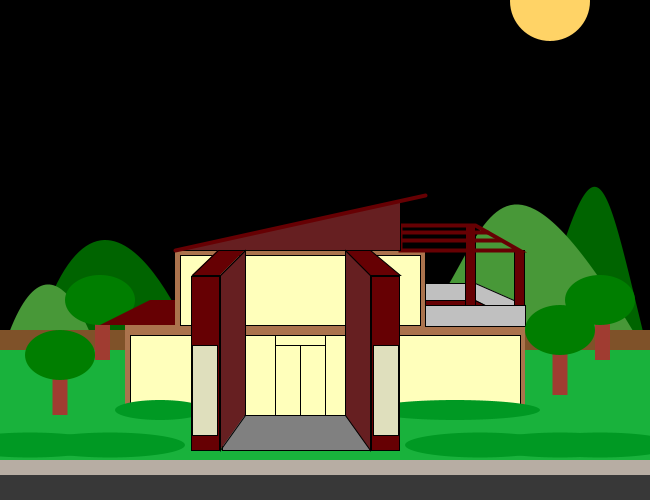
Frame 1 (no input)
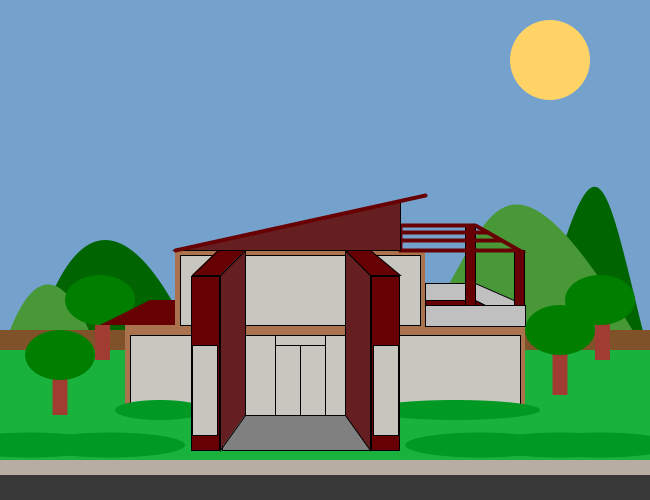
Frame 60 (the mouse pressed at the canvas centre just before this capture)
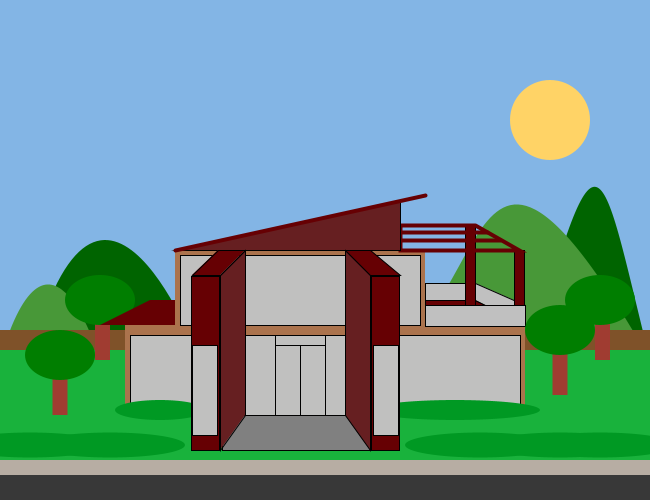
Frame 120 (the mouse held since frame 60 and released just before this capture)

The Processing sketch that drew these frames (run headless with seeded random() and noise(); from frame 60 on, the mouse is pressed at the canvas centre):

// Processing sketch: House_Final
// ── House_Final.pde
//Lauren Owen

int moveX;
float colorAngle = 0.0;

float xRed = 0, xGreen = 0, xBlue = 0;
float yRed = 133, yGreen = 183, yBlue = 232;
float redX = xRed, greenX = xGreen, blueX = xBlue;

float xYellowRed = 255, xYellowGreen = 255, xYellowBlue = 187;
float yWhiteRed = 192, yWhiteGreen = 192, yWhiteBlue = 192;
float yellowRedX = xYellowRed, yellowGreenX = xYellowGreen, yellowBlueX = xYellowBlue;


float speed = .005;

void setup() {
  moveX=0;
  size(650, 500);
  fill(255, 0, (sin(colorAngle+=speed)+1.0)/2.0);
}
void draw() {
  moveX++;
  background(redX, greenX, blueX);
  float sinval1 = sin(colorAngle);
  println(sinval1);
  redX = map(sinval1, -1, 1, xRed, yRed);
  greenX = map(sinval1, -1, 1, xGreen, yGreen);
  blueX = map(sinval1, -1, 1, xBlue, yBlue);
  colorAngle += speed;
  noStroke();

  sun();

  //Hills
  fill(0, 100, 0);
  noStroke();
  bezier(30, 360, 100, 90, 200, 360, 200, 360);
  bezier(530, 360, 600, 100, 600, 160, 650, 360);
  fill(72, 152, 56);
  noStroke();
  bezier(650, 360, 450, 10, 500, 360, 350, 360);
  bezier(0, 360, 50, 190, 100, 360, 100, 360);

  //Grass
  rectMode(BOTTOM);
  noStroke();
  fill(25, 178, 60);
  rect(0, 350, width, 500);

  
  //Sidewalk
  rectMode(BOTTOM);
  noStroke();
  fill(183, 173, 163);
  rect(0, 460, width, 475);
  //street
  fill(56, 56, 56);
  rect(0, 500, width, 475);

  //Fence
  rectMode(BOTTOM);
  noStroke();
  fill(127, 82, 41);
  rect(0, 350, width, 330);
  
    //trees
  noStroke();
  fill(160, 60, 49);
  rect(95, 360, 110, 310);
  fill(0, 126, 0);
  ellipse(100, 300, 70, 50);
  
  fill(160, 60, 49);
  rect(595, 360, 610, 310);
  fill(0, 126, 0);
  ellipse(600, 300, 70, 50);

  //First foor
  rectMode(CENTER);
  noStroke();
  fill(171, 115, 77);
  rect(325, 370, 400, 90);

  //Roof-left
  fill(102, 0, 3);
  quad(100, 325, 150, 300, 175, 300, 175, 325);

  //Second foor
  rectMode(CENTER);
  fill(171, 115, 77);
  noStroke();
  rect(300, 300, 250, 100);


  //balcony-floor
  stroke(0, 0, 0);
  fill(102, 0, 3);
  quad(425, 325, 425, 300, 475, 300, 525, 325);

  //balcony-back
  rectMode(CENTER);
  fill(192, 192, 192);
  rect(450, 292, 50, 17);
  //balcony-right  
  fill(192, 192, 192);
  quad(525, 325, 525, 305, 475, 283, 475, 300);
  //column
  fill(102, 0, 3);
  rect(470, 275, 10, 100);

  //column
  fill(102, 0, 3);
  rect(519, 285, 10, 70);
  //balcony-front rail
  fill(192, 192, 192);
  rect(475, 316, 100, 21);



  //balcony-roof
  noFill();
  stroke(102, 0, 3);
  strokeWeight(4);
  line(400, 240, 500, 240);
  line(400, 232, 487, 232);
  quad(400, 250, 400, 225, 475, 225, 519, 250);


  //Roof
  strokeWeight(1);
  fill(102, 31, 33);
  stroke(0, 0, 0);
  triangle(400, 200, 175, 250, 400, 250);
  strokeWeight(4);
  stroke(102, 0, 3);
  line(425, 195, 175, 250);

  
  //front steps
  strokeWeight(1);
  stroke(0, 0, 0);
  fill( 128, 128, 128);
  rect(300, 425, 155, 50);


  //Windows-First floor
  fill(yellowRedX, yellowGreenX, yellowBlueX);
  float sinval2 = sin(colorAngle);
  println(sinval2);
  yellowRedX = map(sinval2, -1, 1, xYellowRed, yWhiteRed);
  yellowGreenX = map(sinval2, -1, 1, xYellowGreen, yWhiteGreen);
  yellowBlueX = map(sinval2, -1, 1, xYellowBlue, yWhiteBlue);
 colorAngle += speed;
  rect(325, 375, 390, 80);
  //Windows-second floor
  rect(300, 290, 240, 70);

  //bushes
  noStroke();
  fill(0, 153, 35);
  ellipse(160, 410, 90, 20);
  ellipse(455, 410, 170, 20);

  //Door
  strokeWeight(1);
  stroke(0, 0, 0);
  noFill();
  rect(288, 380, 25, 70);
  rect(313, 380, 25, 70);
  rect(300, 340, 50, 10);

  //colmuns-right
  fill(102, 31, 33);
  quad(245, 415, 220, 450, 220, 275, 245, 250);
  fill(102, 0, 3);
  quad(192, 275, 220, 275, 245, 250, 218, 250);
  rect(205, 363, 28, 174);


  //colmuns-left
  fill(102, 31, 33);
  quad(345, 415, 370, 450, 370, 275, 345, 250);
  fill(102, 0, 3);
  rect(385, 363, 28, 174);
  quad(400, 275, 370, 275, 345, 250, 370, 250);
  //column-window
  fill(yellowRedX, yellowGreenX, yellowBlueX);
  float sinval3 = sin(colorAngle);
  println(sinval3);
  yellowRedX = map(sinval3, -1, 1, xYellowRed, yWhiteRed);
  yellowGreenX = map(sinval3, -1, 1, xYellowGreen, yWhiteGreen);
  yellowBlueX = map(sinval3, -1, 1, xYellowBlue, yWhiteBlue);
 colorAngle += speed;
  rect(205, 390, 25, 90);
  //column-window
  rect(386, 390, 25, 90);

  //hedges
  noStroke();
  fill(0, 153, 35);
  ellipse(30, 445, 150, 25);
  ellipse(110, 445, 150, 25);
  ellipse(480, 445, 150, 25);
  ellipse(560, 445, 150, 25);
  ellipse(600, 445, 150, 25);
  
  //tree
  noStroke();
  fill(160, 60, 49);
  rect(60, 390, 15, 50);
  fill(0, 126, 0);
  ellipse(60, 355, 70, 50);
  
  fill(160, 60, 49);
  rect(560, 370, 15, 50);
  fill(0, 126, 0);
  ellipse(560, 330, 70, 50);
}



void sun() {

  //Cloud #2
  fill(255, 211, 102);
  ellipse(550, moveX, 80, 80);
  if (moveX==width-30)
    moveX=-150;
}

//Lauren Owen
